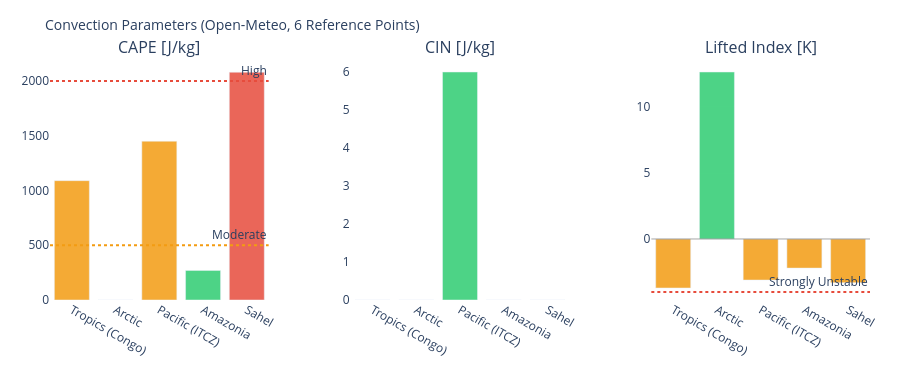

Here is the notebook cell this chart was saved with:
### Markdown cell above
---
## 3. Visualizations

### Code cell
# ============================================================
# CAPE / CIN / LIFTED INDEX – Convection potential
# ============================================================

if not df_atm.empty:
    fig = make_subplots(
        rows=1, cols=3,
        subplot_titles=['CAPE [J/kg]', 'CIN [J/kg]', 'Lifted Index [K]'],
        horizontal_spacing=0.1
    )
    pts = df_atm['point'].tolist()
    pt_colors = ['#E85D24','#185FA5','#888780','#378ADD','#639922','#F2A623']

    # CAPE – höher = mehr Gewitterpotential
    cape_vals = df_atm['cape'].fillna(0).tolist()
    cape_colors = ['#e74c3c' if v > 2000 else '#f39c12' if v > 500 else '#2ecc71'
                   for v in cape_vals]
    fig.add_trace(go.Bar(x=pts, y=cape_vals, marker_color=cape_colors,
                         opacity=0.85, showlegend=False), row=1, col=1)
    fig.add_hline(y=2000, line_dash='dot', line_color='#e74c3c',
                  annotation_text='High', row=1, col=1)
    fig.add_hline(y=500,  line_dash='dot', line_color='#f39c12',
                  annotation_text='Moderate', row=1, col=1)

    # CIN – negativer = stärker gedeckelt (weniger Auslöse)
    cin_vals = df_atm['cin'].fillna(0).tolist()
    cin_colors = ['#e74c3c' if v < -200 else '#f39c12' if v < -50 else '#2ecc71'
                  for v in cin_vals]
    fig.add_trace(go.Bar(x=pts, y=cin_vals, marker_color=cin_colors,
                         opacity=0.85, showlegend=False), row=1, col=2)

    # Lifted Index – negativ = instabil
    li_vals = df_atm['li'].fillna(0).tolist()
    li_colors = ['#e74c3c' if v < -4 else '#f39c12' if v < 0 else '#2ecc71'
                 for v in li_vals]
    fig.add_trace(go.Bar(x=pts, y=li_vals, marker_color=li_colors,
                         opacity=0.85, showlegend=False), row=1, col=3)
    fig.add_hline(y=0, line_color='gray', line_width=0.7, row=1, col=3)
    fig.add_hline(y=-4, line_dash='dot', line_color='#e74c3c',
                  annotation_text='Strongly Unstable', row=1, col=3)

    fig.update_layout(
        title=dict(text='Convection Parameters (Open-Meteo, 6 Reference Points)', font=dict(size=14)),
        height=380, plot_bgcolor='rgba(0,0,0,0)', paper_bgcolor='rgba(0,0,0,0)',
        margin=dict(l=50, r=30, t=60, b=80)
    )
    fig.update_xaxes(tickangle=30)
    fig.show()

### Figure 1 — Plotly figure (JSON) as saved in the notebook; plotly's stock layout.template omitted (floating-point values rounded to 4 significant figures)
{"data": [{"marker": {"color": ["#f39c12", "#2ecc71", "#f39c12", "#2ecc71", "#e74c3c"]}, "opacity": 0.85, "showlegend": false, "type": "bar", "x": ["Tropics (Congo)", "Arctic", "Pacific (ITCZ)", "Amazonia", "Sahel"], "xaxis": "x", "y": [1090.0, 0.0, 1450.0, 270.0, 2080.0], "yaxis": "y"}, {"marker": {"color": ["#2ecc71", "#2ecc71", "#2ecc71", "#2ecc71", "#2ecc71"]}, "opacity": 0.85, "showlegend": false, "type": "bar", "x": ["Tropics (Congo)", "Arctic", "Pacific (ITCZ)", "Amazonia", "Sahel"], "xaxis": "x2", "y": [0.0, 0.0, 6.0, 0.0, 0.0], "yaxis": "y2"}, {"marker": {"color": ["#f39c12", "#2ecc71", "#f39c12", "#f39c12", "#f39c12"]}, "opacity": 0.85, "showlegend": false, "type": "bar", "x": ["Tropics (Congo)", "Arctic", "Pacific (ITCZ)", "Amazonia", "Sahel"], "xaxis": "x3", "y": [-3.7, 12.6, -3.1, -2.2, -3.3], "yaxis": "y3"}], "layout": {"annotations": [{"font": {"size": 16}, "showarrow": false, "text": "CAPE [J/kg]", "x": 0.1333, "xanchor": "center", "xref": "paper", "y": 1.0, "yanchor": "bottom", "yref": "paper"}, {"font": {"size": 16}, "showarrow": false, "text": "CIN [J/kg]", "x": 0.5, "xanchor": "center", "xref": "paper", "y": 1.0, "yanchor": "bottom", "yref": "paper"}, {"font": {"size": 16}, "showarrow": false, "text": "Lifted Index [K]", "x": 0.8667, "xanchor": "center", "xref": "paper", "y": 1.0, "yanchor": "bottom", "yref": "paper"}, {"showarrow": false, "text": "High", "x": 1, "xanchor": "right", "xref": "x domain", "y": 2000, "yanchor": "bottom", "yref": "y"}, {"showarrow": false, "text": "Moderate", "x": 1, "xanchor": "right", "xref": "x domain", "y": 500, "yanchor": "bottom", "yref": "y"}, {"showarrow": false, "text": "Strongly Unstable", "x": 1, "xanchor": "right", "xref": "x3 domain", "y": -4, "yanchor": "bottom", "yref": "y3"}], "height": 380, "margin": {"b": 80, "l": 50, "r": 30, "t": 60}, "paper_bgcolor": "rgba(0,0,0,0)", "plot_bgcolor": "rgba(0,0,0,0)", "shapes": [{"line": {"color": "#e74c3c", "dash": "dot"}, "type": "line", "x0": 0, "x1": 1, "xref": "x domain", "y0": 2000, "y1": 2000, "yref": "y"}, {"line": {"color": "#f39c12", "dash": "dot"}, "type": "line", "x0": 0, "x1": 1, "xref": "x domain", "y0": 500, "y1": 500, "yref": "y"}, {"line": {"color": "gray", "width": 0.7}, "type": "line", "x0": 0, "x1": 1, "xref": "x3 domain", "y0": 0, "y1": 0, "yref": "y3"}, {"line": {"color": "#e74c3c", "dash": "dot"}, "type": "line", "x0": 0, "x1": 1, "xref": "x3 domain", "y0": -4, "y1": -4, "yref": "y3"}], "title": {"font": {"size": 14}, "text": "Convection Parameters (Open-Meteo, 6 Reference Points)"}, "xaxis": {"anchor": "y", "domain": [0.0, 0.2667], "tickangle": 30}, "xaxis2": {"anchor": "y2", "domain": [0.3667, 0.6333], "tickangle": 30}, "xaxis3": {"anchor": "y3", "domain": [0.7333, 1.0], "tickangle": 30}, "yaxis": {"anchor": "x", "domain": [0.0, 1.0]}, "yaxis2": {"anchor": "x2", "domain": [0.0, 1.0]}, "yaxis3": {"anchor": "x3", "domain": [0.0, 1.0]}}}
